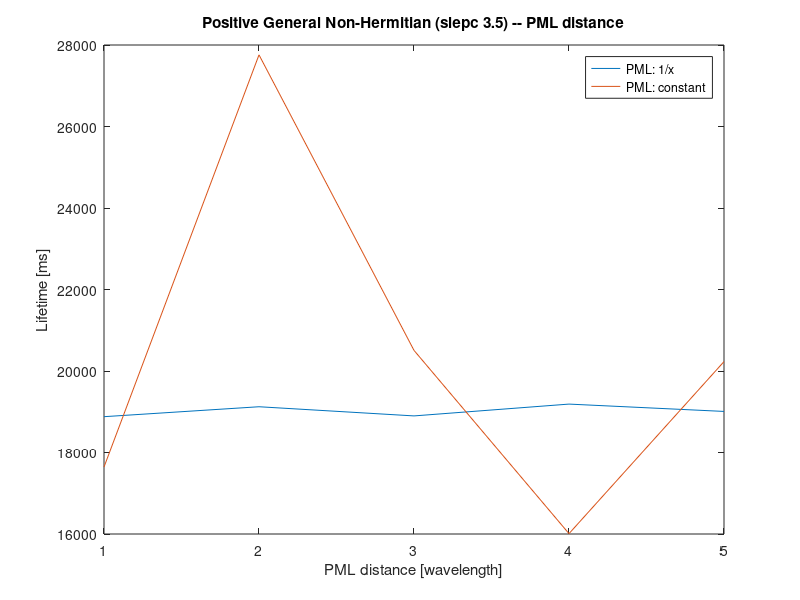
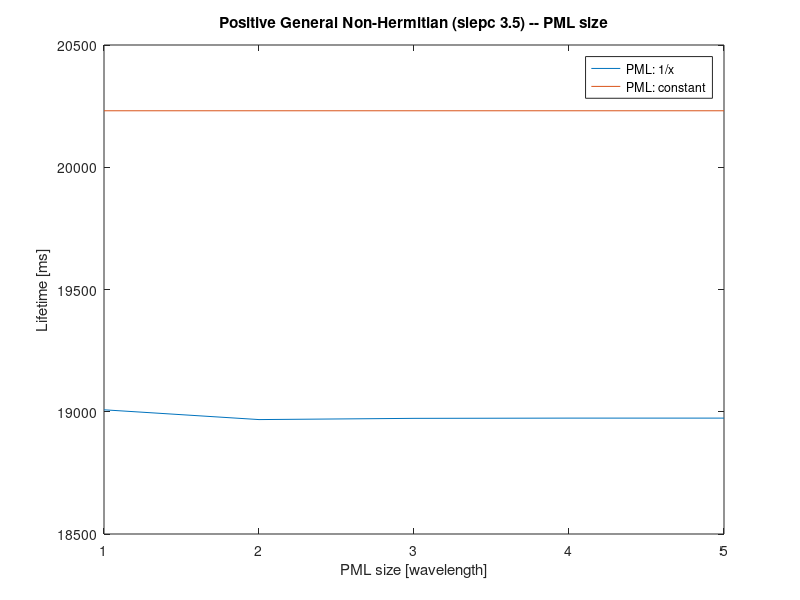
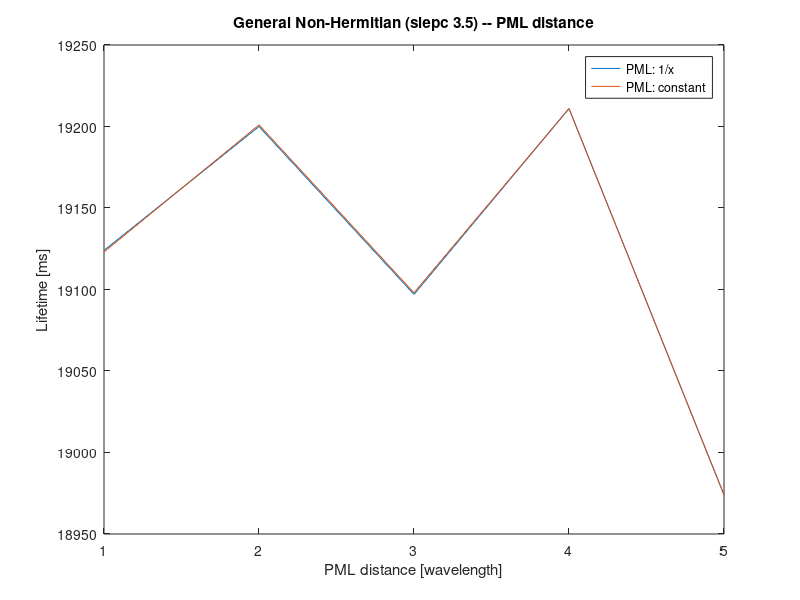
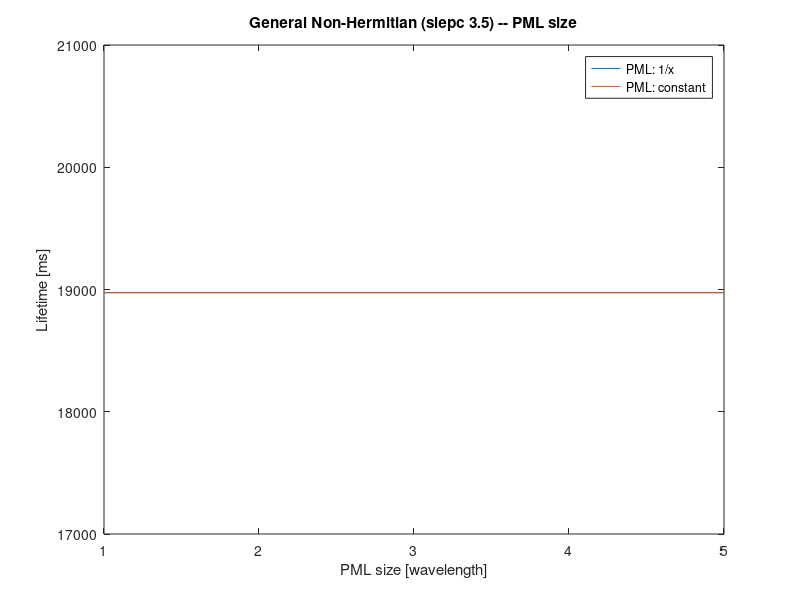

Source code (MATLAB) for these figures, in order:
%% Clear
close all;
clear all;

%% Problem: 1 / (mu_r * epsilon_r) * A * x - B * lambda * x = 0
%  Solver: pos_gen_non_hermitian (slepc 3.4)
%  Two kinds of PMLs: constant and 1 / x

%% Variation on PML distance
%  |1|x|10|10|10|2|tri|4|4|-|1e-15|

dist_posgen          = [1:5];
dist_posgen_oneOverF = [18879 19123 18898 19188 19008];
dist_posgen_constant = [17644 27758 20506 16009 20231];

figure;
plot(dist_posgen, [dist_posgen_oneOverF; dist_posgen_constant]);
xlabel('PML distance [wavelength]');
ylabel('Lifetime [ms]');
title('Positive General Non-Hermitian (slepc 3.5) -- PML distance');
legend({'PML: 1/x', 'PML: constant'});

%% Variation on PML size
%  |x|5|10|10|10|2|tri|4|4|-|1e-15|

size_posgen          = [1:5];
size_posgen_oneOverF = [19008 18968 18973 18974 18974];
size_posgen_constant = [20231 20231 20231 20231 20231];

figure;
plot(size_posgen, [size_posgen_oneOverF; size_posgen_constant]);
xlabel('PML size [wavelength]');
ylabel('Lifetime [ms]');
title('Positive General Non-Hermitian (slepc 3.5) -- PML size');
legend({'PML: 1/x', 'PML: constant'});

%% Problem: 1 / mu_r * A * x - epsilon_r * B * lambda * x = 0
%  Solver: gen_non_hermitian (slepc 3.4)
%  Two kinds of PMLs: constant and 1 / x

%% Variation on PML distance
%  |1|x|10|10|10|2|tri|4|4|-|1e-15|

dist_gen          = [1:5];
dist_gen_oneOverF = [19124 19200 19097 19211 18974];
dist_gen_constant = [19123 19201 19098 19211 18974];

figure;
plot(dist_gen, [dist_gen_oneOverF; dist_gen_constant]);
xlabel('PML distance [wavelength]');
ylabel('Lifetime [ms]');
title('General Non-Hermitian (slepc 3.5) -- PML distance');
legend({'PML: 1/x', 'PML: constant'});

%% Variation on PML size
%  |x|5|10|10|10|2|tri|4|4|-|1e-15|

size_gen          = [1:5];
size_gen_oneOverF = [18974 18974 18974 18974 18974];
size_gen_constant = [18974 18974 18974 18974 18974];

figure;
plot(size_gen, [size_gen_oneOverF; size_gen_constant]);
xlabel('PML size [wavelength]');
ylabel('Lifetime [ms]');
title('General Non-Hermitian (slepc 3.5) -- PML size');
legend({'PML: 1/x', 'PML: constant'});

%% Comparison between positive and non-positive

figure;
plot(size_gen, [size_posgen_oneOverF; size_gen_oneOverF]);
xlabel('PML size [wavelength]');
ylabel('Lifetime [ms]');
title('PML (1/x) size (slepc 3.5)');
legend({'Positive general non-hermitian', 'General non-hermitian'});

figure;
plot(size_gen, [size_posgen_constant; size_gen_constant]);
xlabel('PML size [wavelength]');
ylabel('Lifetime [ms]');
title('PML (constant) size (slepc 3.5)');
legend({'Positive general non-hermitian', 'General non-hermitian'});

figure;
plot(dist_gen, [dist_posgen_oneOverF; dist_gen_oneOverF]);
xlabel('PML dist [wavelength]');
ylabel('Lifetime [ms]');
title('PML (1/x) distance (slepc 3.5)');
legend({'Positive general non-hermitian', 'General non-hermitian'});

figure;
plot(dist_gen, [dist_posgen_constant; dist_gen_constant]);
xlabel('PML dist [wavelength]');
ylabel('Lifetime [ms]');
title('PML (constant) distance (slepc 3.5)');
legend({'Positive general non-hermitian', 'General non-hermitian'});
